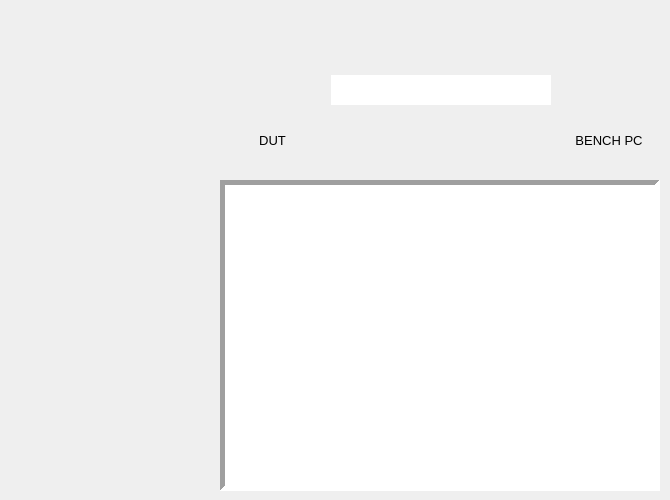
      <widget class="QWidget" name="bled_widget">
       <widget class="QWidget" name="gridLayoutWidget">
        <property name="geometry">
         <rect>
          <x>220</x>
          <y>10</y>
          <width>441</width>
          <height>161</height>
         </rect>
        </property>
        <layout class="QGridLayout" name="gridLayout">
         <item row="0" column="0" colspan="3">
          <widget class="QLabel" name="progress_msg">
           <property name="sizePolicy">
            <sizepolicy hsizetype="Preferred" vsizetype="Fixed">
             <horstretch>0</horstretch>
             <verstretch>0</verstretch>
            </sizepolicy>
           </property>
           <property name="font">
            <font>
             <pointsize>10</pointsize>
            </font>
           </property>
           <property name="text">
            <string/>
           </property>
           <property name="alignment">
            <set>Qt::AlignCenter</set>
           </property>
           <property name="textInteractionFlags">
            <set>Qt::LinksAccessibleByMouse|Qt::TextSelectableByKeyboard|Qt::TextSelectableByMouse</set>
           </property>
          </widget>
         </item>
         <item row="1" column="0">
          <widget class="QLabel" name="dut">
           <property name="text">
            <string/>
           </property>
           <property name="pixmap">
            <pixmap>../../Downloads/camera3_vid-0.png</pixmap>
           </property>
           <property name="alignment">
            <set>Qt::AlignBottom|Qt::AlignHCenter</set>
           </property>
          </widget>
         </item>
         <item row="2" column="2">
          <widget class="QLabel" name="label_9">
           <property name="font">
            <font>
             <pointsize>10</pointsize>
            </font>
           </property>
           <property name="text">
            <string>BENCH PC</string>
           </property>
           <property name="alignment">
            <set>Qt::AlignHCenter|Qt::AlignTop</set>
           </property>
          </widget>
         </item>
         <item row="1" column="2">
          <widget class="QLabel" name="bench_pc">
           <property name="text">
            <string/>
           </property>
           <property name="pixmap">
            <pixmap>../../Downloads/computer-2.png</pixmap>
           </property>
           <property name="alignment">
            <set>Qt::AlignBottom|Qt::AlignHCenter</set>
           </property>
          </widget>
         </item>
         <item row="2" column="0">
          <widget class="QLabel" name="label_10">
           <property name="sizePolicy">
            <sizepolicy hsizetype="Preferred" vsizetype="Fixed">
             <horstretch>0</horstretch>
             <verstretch>0</verstretch>
            </sizepolicy>
           </property>
           <property name="font">
            <font>
             <pointsize>10</pointsize>
            </font>
           </property>
           <property name="text">
            <string>DUT</string>
           </property>
           <property name="alignment">
            <set>Qt::AlignHCenter|Qt::AlignTop</set>
           </property>
          </widget>
         </item>
         <item row="1" column="1">
          <widget class="QGraphicsView" name="graphicsView">
           <property name="sizePolicy">
            <sizepolicy hsizetype="Maximum" vsizetype="Fixed">
             <horstretch>0</horstretch>
             <verstretch>0</verstretch>
            </sizepolicy>
           </property>
           <property name="minimumSize">
            <size>
             <width>200</width>
             <height>30</height>
            </size>
           </property>
           <property name="maximumSize">
            <size>
             <width>220</width>
             <height>30</height>
            </size>
           </property>
           <property name="styleSheet">
            <string notr="true"/>
           </property>
           <property name="frameShape">
            <enum>QFrame::NoFrame</enum>
           </property>
           <property name="verticalScrollBarPolicy">
            <enum>Qt::ScrollBarAlwaysOff</enum>
           </property>
           <property name="horizontalScrollBarPolicy">
            <enum>Qt::ScrollBarAlwaysOff</enum>
           </property>
           <property name="interactive">
            <bool>false</bool>
           </property>
          </widget>
         </item>
        </layout>
       </widget>
       <widget class="QTableView" name="tableView">
        <property name="geometry">
         <rect>
          <x>220</x>
          <y>180</y>
          <width>440</width>
          <height>311</height>
         </rect>
        </property>
        <property name="sizePolicy">
         <sizepolicy hsizetype="Fixed" vsizetype="Fixed">
          <horstretch>0</horstretch>
          <verstretch>0</verstretch>
         </sizepolicy>
        </property>
        <property name="frameShape">
         <enum>QFrame::Panel</enum>
        </property>
        <property name="lineWidth">
         <number>5</number>
        </property>
        <property name="horizontalScrollBarPolicy">
         <enum>Qt::ScrollBarAlwaysOff</enum>
        </property>
        <attribute name="horizontalHeaderVisible">
         <bool>false</bool>
        </attribute>
        <attribute name="verticalHeaderVisible">
         <bool>false</bool>
        </attribute>
       </widget>
      </widget>
